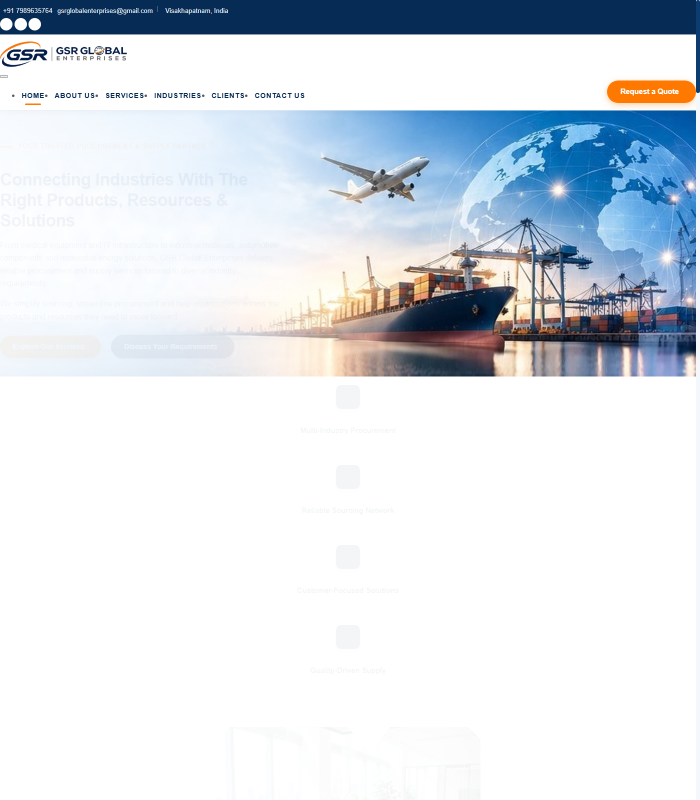
#> input picture scratch/nav_about_preview.png, 1400 x 1600 px, found by its file name (shown at 1/2 size)
$ python check_about_button_pixels.py
#> lines starting #> are read from the running program, lines starting #| are printed output that depends on the picture
from PIL import Image

full = Image.open('scratch/nav_about_preview.png')
#> full is the input picture: PIL image 1400x1600 RGB; mean R, G, B 219.1, 225.4, 232
w, h = full.size
#> w = 1400; h = 1600

# Let's crop from y=750 to 1600
section_crop = full.crop((0, 700, w, 1600))
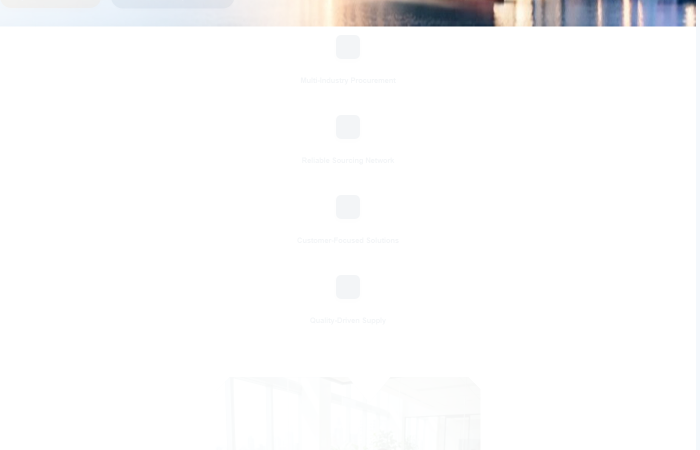
#> section_crop: PIL image 1400x900 RGB (shown at 1/2 size); mean R, G, B 250.7, 250.7, 251
section_crop.save('scratch/preview_700_1600.png')
print("Saved preview_700_1600.png")

# Let's see what colors are present around y=1000..1500
# Look for button text: "KNOW MORE ABOUT OUR CAPABILITIES"
# If the button is navy or orange or something else, let's sample non-white pixels
non_white = []
for x in range(100, w-100, 5):
    for y in range(750, 1600, 5):
        p = full.getpixel((x, y))
        if p[0] < 240 or p[1] < 240 or p[2] < 240:
            non_white.append((x, y, p))
#> after the loop, non_white = 240 items

print("Total non-white pixels sampled:", len(non_white))
#| Total non-white pixels sampled: 240
# Check if there are dark navy pixels (like rgb(6, 43, 85))
navy_px = [p for p in non_white if p[2][0] < 20 and p[2][1] < 60 and p[2][2] > 60]
#> navy_px = []
print("Dark navy pixels:", len(navy_px))
#| Dark navy pixels: 0
if navy_px:
    print("Navy sample:", navy_px[0])
    print("Navy Y range:", min(p[1] for p in navy_px), "to", max(p[1] for p in navy_px))
